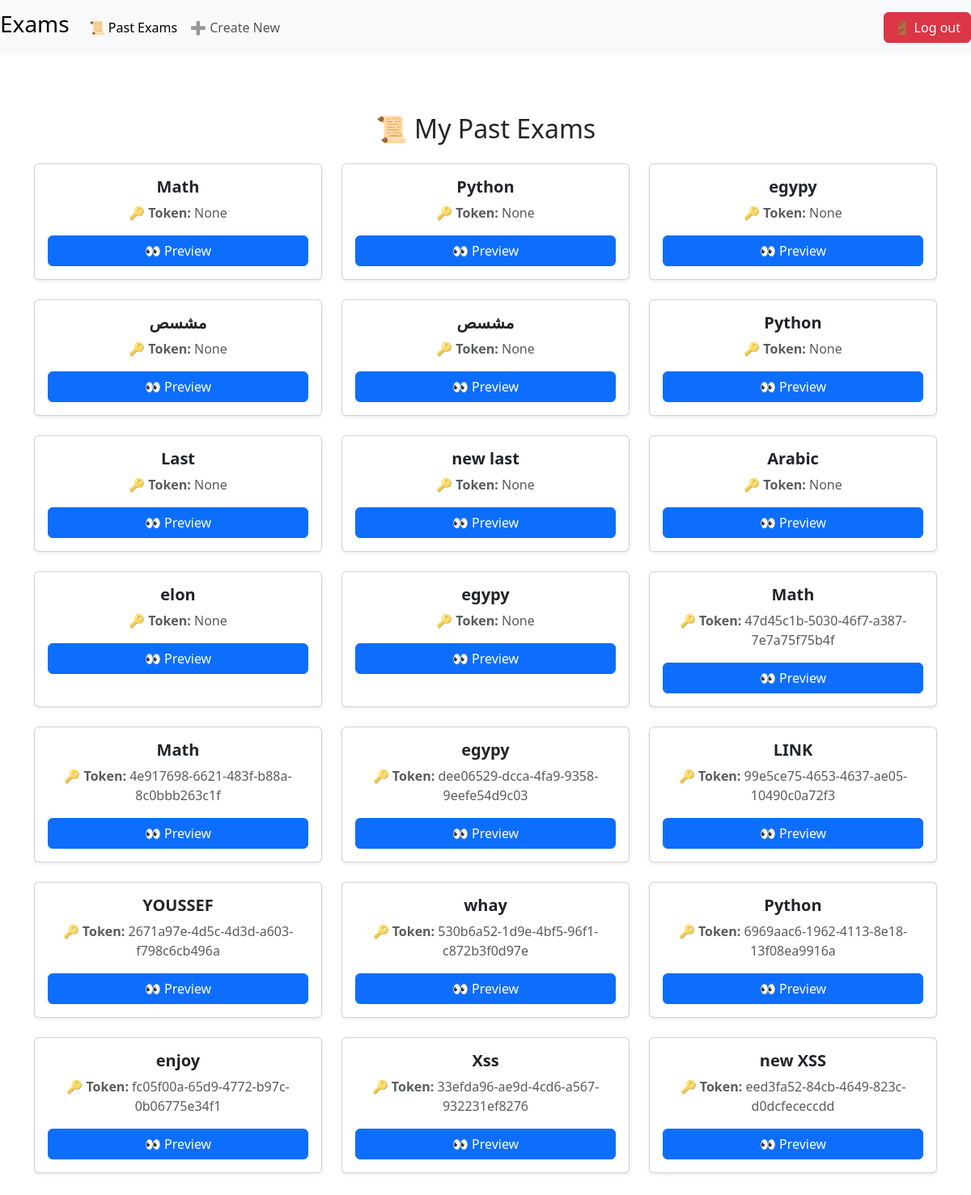
/past (signed in), run on an earlier commit of the app's database.
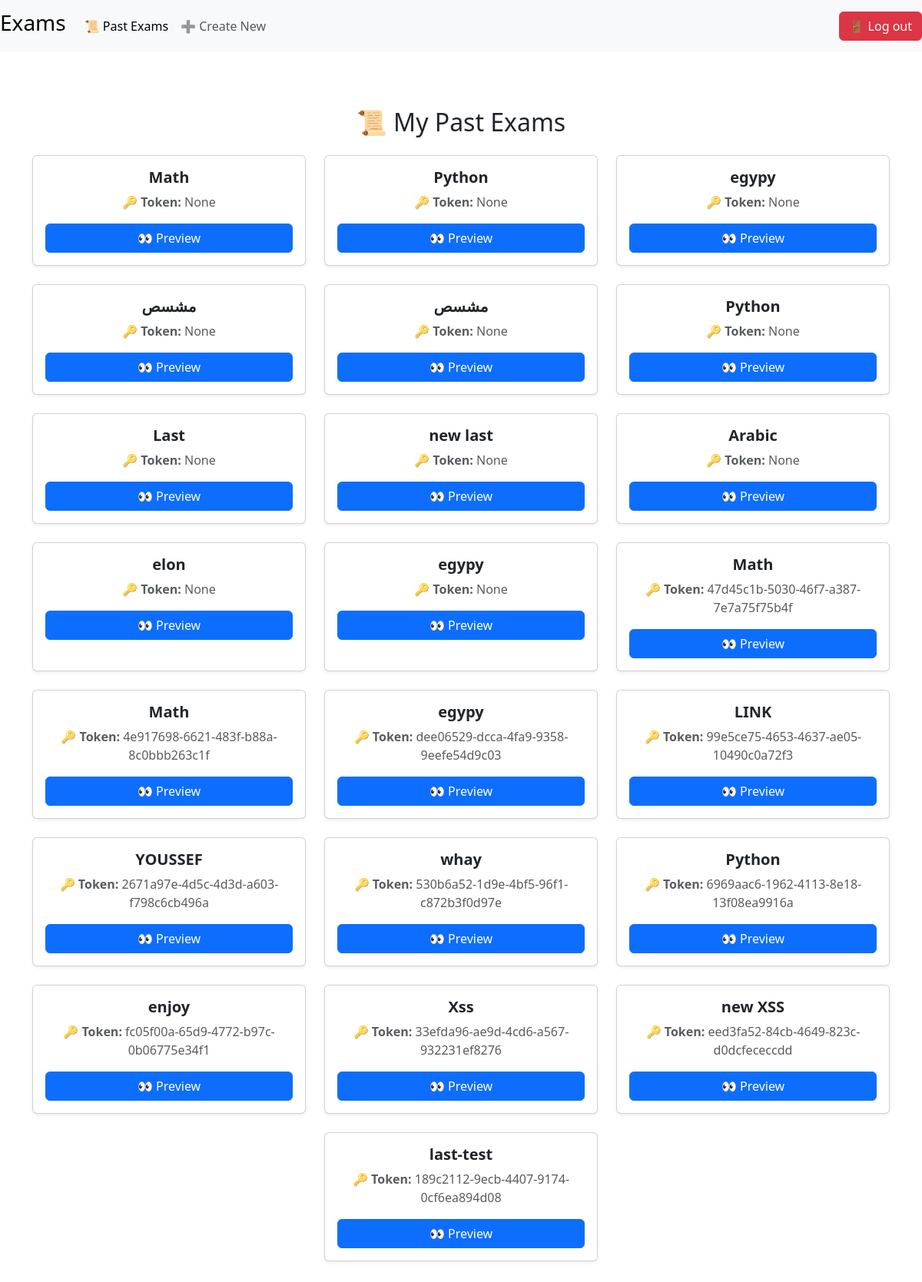
And on a later commit of the database.
### tables this page shows
CREATE TABLE exams (
    id INTEGER PRIMARY KEY AUTOINCREMENT,
    name TEXT NOT NULL,
    created_by INTEGER NOT NULL,
    time_limit INTEGER, token TEXT, -- بالدقايق
    FOREIGN KEY (created_by) REFERENCES users(id)
);

### app.py (the view)
@app.route("/past", methods=["GET", "POST"])
@login_required
@teacher_required
def past():
    exam = query_db("SELECT * FROM exams WHERE created_by = ?", (session["user_id"],))
    return render_template("past.html", exam=exam)

### app.py (called while the page is built)
def query_db(query, args=(), one=False, commit=False):
    conn = sqlite3.connect("exams.db")
    conn.row_factory = sqlite3.Row
    cur = conn.cursor()
    cur.execute(query, args)
    if commit:
        conn.commit()
        conn.close()
        return cur.lastrowid
    rv = cur.fetchall()
    conn.close()
    return (rv[0] if rv else None) if one else [dict(row) for row in rv]

### helpers.py (called while the page is built)
def login_required(f):
    @wraps(f)
    def decorated_function(*args, **kwargs):
        if session.get("user_id") is None:
            return redirect("/login")
        return f(*args, **kwargs)
    return decorated_function

def teacher_required(f):
    @wraps(f)
    def decorated_function(*args, **kwargs):
        db.execute("SELECT role FROM users WHERE id = ?", (session.get("user_id"),))
        who = db.fetchone()
        if not who:
            return redirect("/login")
        if who["role"].lower() == "student":
            return redirect("/index")
        return f(*args, **kwargs)
    return decorated_function

### templates/past.html (shortened to what this page needs)
{% extends "layout.html" %}
{% block nav %}
<div class="collapse navbar-collapse" id="navbarSupportedContent">
  <ul class="navbar-nav me-auto">
    <li class="nav-item">
      <a class="nav-link active" href="/past">📜 Past Exams</a>
    </li>
    <li class="nav-item">
      <a class="nav-link" href="/new_ex">➕ Create New</a>
    </li>
  </ul>
  <ul class="navbar-nav ms-auto">
    <li class="nav-item">
      <a href="/logout" class="btn btn-danger">🚪 Log out</a>
    </li>
  </ul>
</div>
{% endblock %}
{% block main %}
<div class="container py-5">
  <h2 class="text-center mb-4">📜 My Past Exams</h2>
  {% if exam|length == 0 %}
  <div class="alert alert-info text-center" role="alert">
    No past exams found. Create a new one to get started! 🚀
  </div>
  {% else %}
  <div class="row justify-content-center">
    {% for i in exam %}
    <div class="col-md-4 col-sm-6 mb-4">
      <div class="card shadow-sm h-100 rounded">
        <div class="card-body text-center">
          <h5 class="card-title fw-bold">{{ i.name }}</h5>
          <p class="card-text text-muted">
            <strong>🔑 Token:</strong> {{ i.token }}
          </p>
          <a href="/exam/preview/{{ i.token }}" class="btn btn-primary w-100">
            👀 Preview
          </a>
        </div>
      </div>
    </div>
    {% endfor %}
  </div>
  {% endif %}
</div>
{% endblock %}

### templates/layout.html (shortened to what this page needs)
<!DOCTYPE html>
<html lang="en">
<head>
  <link href="https://cdn.jsdelivr.net/npm/bootstrap@5.3.0/dist/css/bootstrap.min.css" rel="stylesheet">
  <link rel="stylesheet" href="https://cdnjs.cloudflare.com/ajax/libs/animate.css/4.1.1/animate.min.css"/>
</head>
<body>
    <nav class="navbar navbar-expand-lg navbar-light bg-light">
        <a class="navbar-brand" href="/"><h3>Exams</h3></a>
        {% block nav %}{% endblock %}
    </nav>
    <main class="mt-4">
        {% block main %}{% endblock %}
    </main>
</body>
</html>

What changed in the data, as far as the page shows it:
added exams: name "last-test", token "189c2112-9ecb-4407-9174-0cf6ea894d08"
